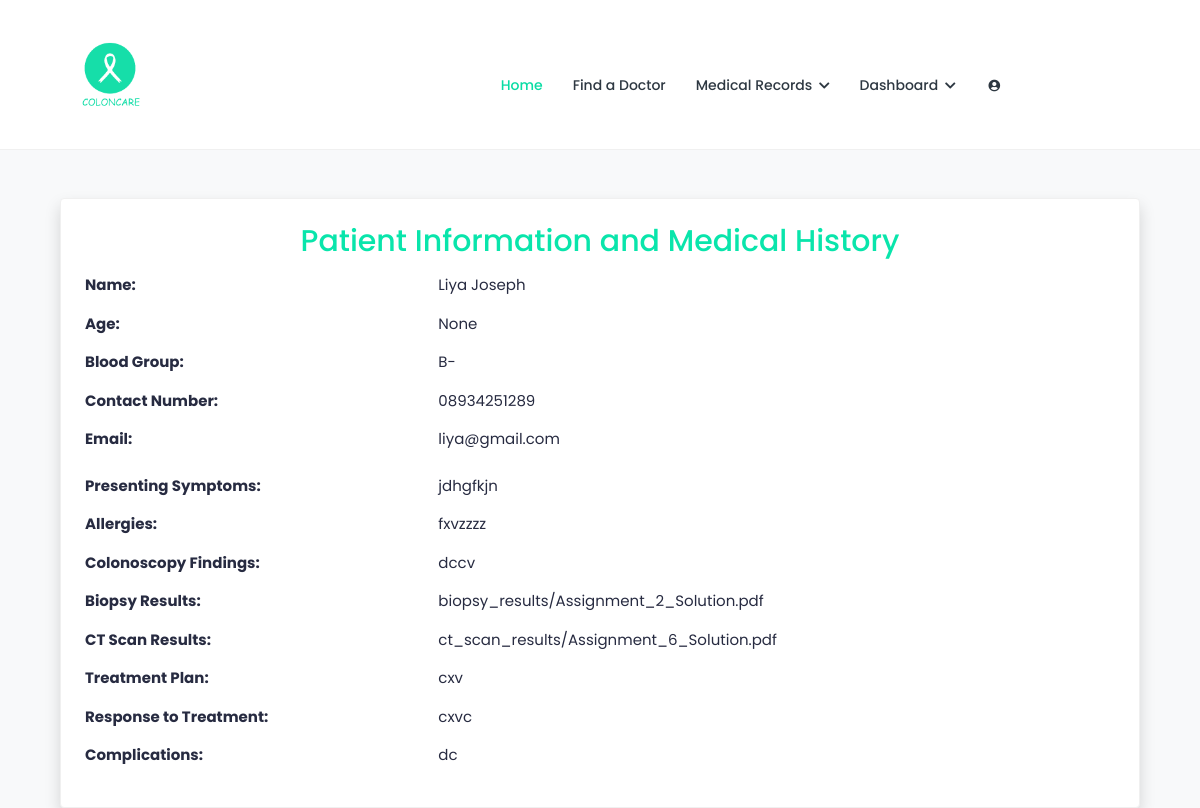
Screenshot of /patient_medicalhistory/ (signed in) with the database file from the repository.
### doctor/models.py (models this page shows, shortened)
class UserProfile(models.Model):
    user = models.OneToOneField(User, on_delete=models.CASCADE)
    name = models.CharField(max_length=100,null=True, blank=True)
    email = models.EmailField(max_length=255,null=True, blank=True)
    fname = models.CharField(max_length=100, null=True, blank=True)
    lname = models.CharField(max_length=100, null=True, blank=True)
    profile_pic = models.ImageField(upload_to='profile_pics/', null=True, blank=True)
    phone_number = models.CharField(max_length=20, null=True, blank=True)
    address = models.TextField(blank=True, null=True)
    age = models.IntegerField(null=True, blank=True)
    place = models.CharField(max_length=100, null=True, blank=True)
    state = models.CharField(max_length=100, null=True, blank=True)
    country = models.CharField(max_length=100, null=True, blank=True)
    blood_group = models.CharField(max_length=5, null=True, blank=True)
    reset_password=models.CharField(max_length=128,null=True,blank=True)
    GENDER_CHOICES = [
        ('M', 'Male'),
        ('F', 'Female'),
        ('O', 'Other'),
    ]
    gender = models.CharField(max_length=1, choices=GENDER_CHOICES, null=True, blank=True)
    medical_history = models.FileField(upload_to='medical_history/', null=True, blank=True)

class PatientInfo(models.Model):
    user = models.OneToOneField(User, on_delete=models.CASCADE, null=True, blank=True)
    diagnosis_date = models.DateField(null=True, blank=True)
    biopsy_results = models.FileField(upload_to='biopsy_results/', blank=True)  # Changed to FileField for file upload
    presenting_symptoms = models.CharField(max_length=255, blank=True)  # Renamed from 'allergy_name'
    allergies = models.CharField(max_length=255, blank=True)  # Renamed from 'allergy_severity'
    colonoscopy_date = models.DateField(null=True, blank=True)
    colonoscopy_findings = models.CharField(max_length=255, blank=True)
    ct_scan_results = models.FileField(upload_to='ct_scan_results/', blank=True)  # Added for CT scan results
    treatment_plan = models.CharField(max_length=255, blank=True)
    date_of_initiation = models.DateField(null=True, blank=True)
    response_to_treatment = models.CharField(max_length=255, blank=True)
    complications = models.CharField(max_length=255, blank=True)

### doctor/views.py (the view)
# urls.py: path('patient_medicalhistory/', views.patient_medicalhistory, name='patient_medicalhistory'),
def patient_medicalhistory(request):
    current_user = request.user
    patient_info = PatientInfo.objects.get(user=current_user)
    context = {
        'patient_info': patient_info,
    }
    return render(request, 'patient/medicalhistory.html',context)

### templates/patient/medicalhistory.html (shortened to what this page needs)
{% load static %}
<!DOCTYPE html>
<html lang="en">
<head>
	<link rel="stylesheet" href="{% static 'assets/css/bootstrap.min.css'%}">
	<link rel="stylesheet" href="{% static 'assets/plugins/fontawesome/css/fontawesome.min.css'%}">
	<link rel="stylesheet" href="{% static 'assets/plugins/fontawesome/css/all.min.css'%}">
	<link rel="stylesheet" href="{% static 'assets/css/style.css'%}">
</head>
<div class="main-wrapper">
	<header class="header">
		<nav class="navbar navbar-expand-lg header-nav" style="padding-right:200px;">
			<div class="navbar-header">
				<a href="index-2.html" class="navbar-brand logo">
					<img src="{% static 'assets/img/logo.png' %}" class="img-fluid" alt="Logo">
				</a>
			</div>
			<div class="main-menu-wrapper">
				<ul class="main-nav">
					<li class="active">
						<a href="{% url 'basepatient' %}">Home</a>
					</li>
					<li class="main-nav">
						<a href="{% url 'finddoctor' %}">Find a Doctor</a>
					</li>
					<li class="has-submenu">
								<a href="#">Medical Records <i class="fas fa-chevron-down"></i></a>
							</li>
							<li class="has-submenu">
								<a href="#">Dashboard <i class="fas fa-chevron-down"></i></a>
							</li>
					{% if user.is_authenticated %}
					<li class="has-submenu">
						<a href="#"><i class="fa fa-user-circle"></i></a>
					</li>
					{% else %}
					<li><a href="{% url 'login_page' %}">Login</a></li>
					{% endif %}
						</ul>
			</div>
		</nav>
	</header>
	<main class="container mt-5">
		<div class="col-md-12">
			<div class="card shadow mb-4">
				<div class="card-body">
					<div class="text-center">
						<h2 class="card-title text-primary">Patient Information and Medical History</h2>
					</div>
					<div class="patient-info">
						<div class="row mb-3">
							<div class="col-4"><strong>Name:</strong></div>
							<div class="col-8">{{ user.userprofile.name }}</div>
						</div>
						<div class="row mb-3">
							<div class="col-4"><strong>Age:</strong></div>
							<div class="col-8">{{ user.userprofile.age }}</div>
						</div>
						<div class="row mb-3">
							<div class="col-4"><strong>Blood Group:</strong></div>
							<div class="col-8">{{ user.userprofile.blood_group }}</div>
						</div>
						<div class="row mb-3">
							<div class="col-4"><strong>Contact Number:</strong></div>
							<div class="col-8">{{ user.userprofile.phone_number }}</div>
						</div>
						<div class="row mb-3">
							<div class="col-4"><strong>Email:</strong></div>
							<div class="col-8">{{ user.userprofile.email }}</div>
						</div>
					</div>
					<div class="patient-info mt-4">
						<div class="row mb-3">
							<div class="col-4"><strong>Presenting Symptoms:</strong></div>
							<div class="col-8">{{ patient_info.presenting_symptoms }}</div>
						</div>
						<div class="row mb-3">
							<div class="col-4"><strong>Allergies:</strong></div>
							<div class="col-8">{{ patient_info.allergies }}</div>
						</div>
						<div class="row mb-3">
							<div class="col-4"><strong>Colonoscopy Findings:</strong></div>
							<div class="col-8">{{ patient_info.colonoscopy_findings }}</div>
						</div>
						<div class="row mb-3">
							<div class="col-4"><strong>Biopsy Results:</strong></div>
							<div class="col-8">{{ patient_info.biopsy_results }}</div>
						</div>
						<div class="row mb-3">
							<div class="col-4"><strong>CT Scan Results:</strong></div>
							<div class="col-8">{{ patient_info.ct_scan_results }}</div>
						</div>
						<div class="row mb-3">
							<div class="col-4"><strong>Treatment Plan:</strong></div>
							<div class="col-8">{{ patient_info.treatment_plan }}</div>
						</div>
						<div class="row mb-3">
							<div class="col-4"><strong>Response to Treatment:</strong></div>
							<div class="col-8">{{ patient_info.response_to_treatment }}</div>
						</div>
						<div class="row mb-3">
							<div class="col-4"><strong>Complications:</strong></div>
							<div class="col-8">{{ patient_info.complications }}</div>
						</div>
					</div>
				</div>
			</div>
		</div>
				</div>
</body>
</html>
</body>
</html>

### rows the page displays
PatientInfo: presenting_symptoms "jdhgfkjn", allergies "fxvzzzz", colonoscopy_findings "dccv", biopsy_results "biopsy_results/Assignment_2_Solution.pdf", ct_scan_results "ct_scan_results/Assignment_6_Solution.pdf", treatment_plan "cxv", response_to_treatment "cxvc", complications "dc"

### other values shown
{{ user.userprofile.name }} "Liya Joseph"
{{ user.userprofile.age }} "None"
{{ user.userprofile.blood_group }} "B-"
{{ user.userprofile.phone_number }} "08934251289"
{{ user.userprofile.email }} "liya@gmail.com"
